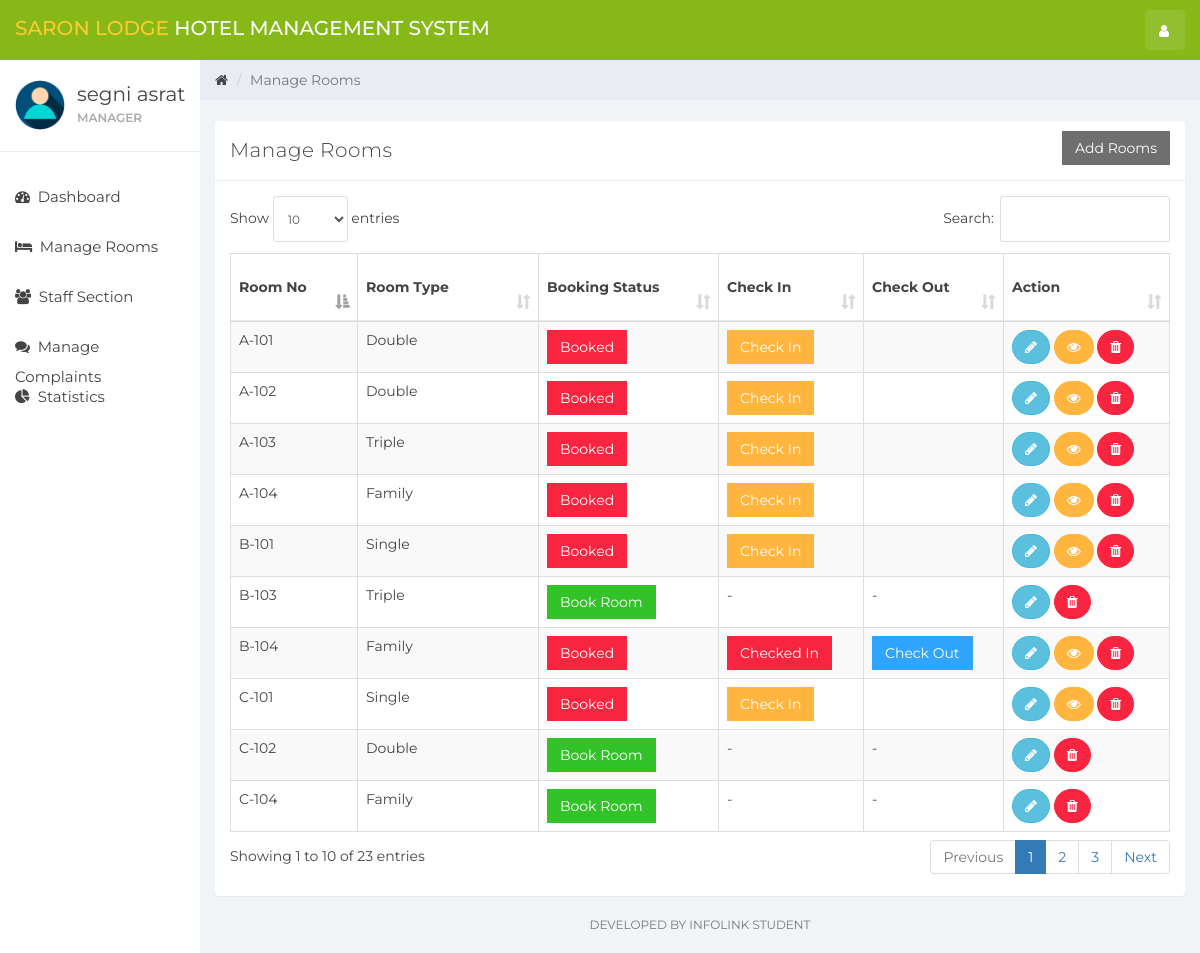
Before: / (signed in) with the older database file.
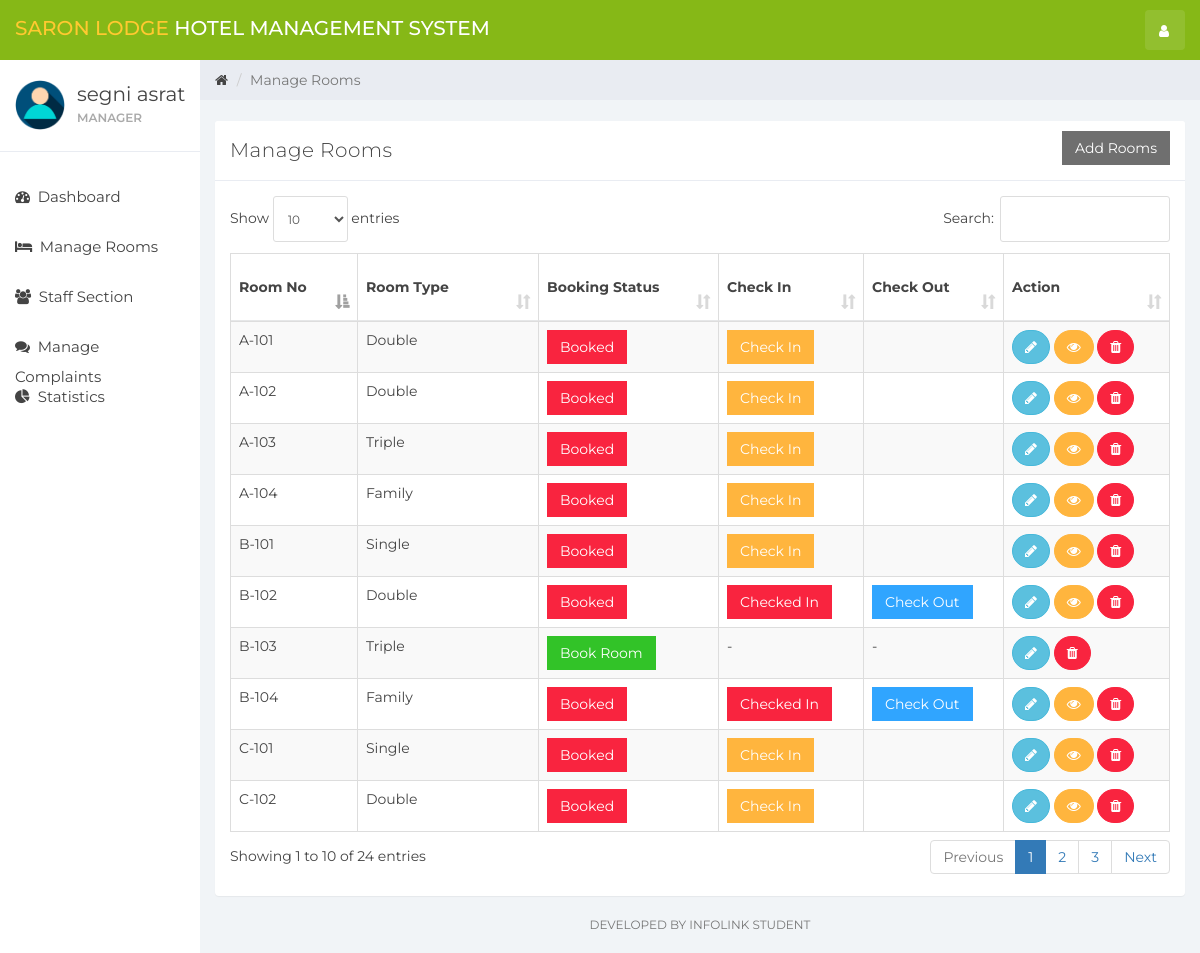
After: the same page with the newer database file.
### tables this page shows
CREATE TABLE `user` (
  `id` int(11) NOT NULL,
  `name` varchar(100) NOT NULL,
  `username` varchar(15) NOT NULL,
  `email` varchar(100) NOT NULL,
  `password` varchar(255) NOT NULL,
  `role_id` int(11) NOT NULL DEFAULT 1,
  `created_at` timestamp NOT NULL DEFAULT current_timestamp()
);

CREATE TABLE `room` (
  `room_id` int(10) NOT NULL,
  `room_type_id` int(10) NOT NULL,
  `room_no` varchar(10) NOT NULL,
  `status` tinyint(1) DEFAULT NULL,
  `check_in_status` tinyint(1) NOT NULL,
  `check_out_status` tinyint(1) NOT NULL,
  `deleteStatus` tinyint(1) DEFAULT 0
);

CREATE TABLE `room_type` (
  `room_type_id` int(10) NOT NULL,
  `room_type` varchar(100) NOT NULL,
  `price` int(10) NOT NULL,
  `max_person` int(10) NOT NULL
);

### room_mang.php (the view, shortened to what this page needs)
<div class="col-sm-9 col-sm-offset-3 col-lg-10 col-lg-offset-2 main">
    <div class="row">
        <ol class="breadcrumb">
            <li><a href="#">
                    <em class="fa fa-home"></em>
                </a></li>
            <li class="active">Manage Rooms</li>
        </ol>
    </div>
    <br>
    <div class="row">
        <div class="col-lg-12">
        </div>
    </div>
    <div class="row">
        <div class="col-lg-12">
            <div class="panel panel-default">
                <div class="panel-heading">Manage Rooms
                <?php
if ($_SESSION['role_name'] == 'Manager') {
    echo '<button class="btn btn-secondary pull-right" style="border-radius:0%" data-toggle="modal" data-target="#addRoom">Add Rooms</button>';
}
?>
                </div>
                <div class="panel-body">
                    <table class="table table-striped table-bordered table-responsive" cellspacing="0" width="100%"
                           id="rooms">
                        <thead>
                        <tr>
                            <th>Room No</th>
                            <th>Room Type</th>
                            <th>Booking Status</th>
                            <th>Check In</th>
                            <th>Check Out</th>
                            <th>Action</th>
                        </tr>
                        </thead>
                        <tbody>
                        <?php
                        $room_query = "SELECT * FROM room NATURAL JOIN room_type WHERE deleteStatus = 0";
                        $rooms_result = mysqli_query($connection, $room_query);
                        if (mysqli_num_rows($rooms_result) > 0) {
                            while ($rooms = mysqli_fetch_assoc($rooms_result)) { ?>
                                <tr>
                                    <td><?php echo $rooms['room_no'] ?></td>
                                    <td><?php echo $rooms['room_type'] ?></td>
                                    <td>
                                        <?php
                                        if ($rooms['status'] == 0) {
                                            echo '<a href="index.php?reservation&room_id=' . $rooms['room_id'] . '&room_type_id=' . $rooms['room_type_id'] . '" class="btn btn-success" style="border-radius:0%">Book Room</a>';
                                        } else {
                                            echo '<a href="#" class="btn btn-danger" style="border-radius:0%">Booked</a>';
                                        }
                                        ?>
                                    <td>
                                        <?php
                                        if ($rooms['status'] == 1 && $rooms['check_in_status'] == 0) {
                                            echo '<button class="btn btn-warning" id="checkInRoom"  data-id="' . $rooms['room_id'] . '" data-toggle="modal" style="border-radius:0%" data-target="#checkIn">Check In</button>';
                                        } elseif ($rooms['status'] == 0) {
                                            echo '-';
                                        } else {
                                            echo '<a href="#" class="btn btn-danger" style="border-radius:0%">Checked In</a>';
                                        }
                                        ?>
                                    </td>
                                    <td>
                                        <?php
                                        if ($rooms['status'] == 1 && $rooms['check_in_status'] == 1) {
                                            echo '<button class="btn btn-primary" style="border-radius:0%" id="checkOutRoom" data-id="' . $rooms['room_id'] . '">Check Out</button>';
                                        } elseif ($rooms['status'] == 0) {
                                            echo '-';
                                        }
                                        ?>
                                    </td>
                                    <td>
                                        <button title="Edit Room Information" style="border-radius:60px;" data-toggle="modal"
                                                data-target="#editRoom" data-id="<?php echo $rooms['room_id']; ?>"
                                                id="roomEdit" class="btn btn-info"><i class="fa fa-pencil"></i></button>
                                        <?php
                                        if ($rooms['status'] == 1) {
                                            echo '<button title="Customer Information" data-toggle="modal" data-target="#cutomerDetailsModal" data-id="' . $rooms['room_id'] . '" id="cutomerDetails" class="btn btn-warning" style="border-radius:60px;"><i class="fa fa-eye"></i></button>';
                                        }
                                        ?>
                                        <a href="ajax.php?delete_room=<?php echo $rooms['room_id']; ?>"
                                           class="btn btn-danger" style="border-radius:60px;" onclick="return confirm('Are you Sure?')"><i
                                                    class="fa fa-trash" alt="delete"></i></a>
                                    </td>
                                </tr>
                            <?php }
                        } else {
                            echo "No Rooms";
                        }
                        ?>
                        </tbody>
                    </table>
                </div>
            </div>
        </div>
    </div>
    <div class="row">
        <div class="col-sm-12">
        <p class="back-link">Developed By
            InfoLink  student
        </p>
        </div>
    </div>
</div>

### header.php (shortened to what this page needs)
<!DOCTYPE html>
<html>
<head>
    <link href="css/bootstrap.min.css" rel="stylesheet">
    <link href="css/font-awesome.min.css" rel="stylesheet">
    <link href="css/datepicker3.css" rel="stylesheet">
    <link href="css/dataTables.bootstrap.min.css" rel="stylesheet">
    <link href="css/styles.css" rel="stylesheet">
</head>
<body>
<nav class="navbar navbar-custom navbar-fixed-top" style="background-color: #86B817;" role="navigation">
    <div class="container-fluid">
        <div class="navbar-header">
                <a class="navbar-brand"  href="index.php?dashboard">
    <span>Saron Lodge </span> Hotel Management System
</a>
            <ul class="nav navbar-top-links navbar-right">
                <li class="dropdown"><a class="dropdown-toggle count-info" data-toggle="dropdown" href="#">
                        <em class="fa fa-user"></em>
                    </a>
                </li>
            </ul>
        </div>
    </div>
</nav>

### sidebar.php (shortened to what this page needs)
<head>
</head>
<div id="sidebar-collapse" class="col-sm-3 col-lg-2 sidebar">
    <div class="profile-sidebar">
        <div class="profile-userpic">
            <img src="img/user.png" class="img-responsive" alt="">
        </div>
        <div class="profile-usertitle">
            <div class="profile-usertitle-name"><?php echo $user['name']; ?></div>
            <div class="profile-usertitle-status"><?php echo $_SESSION['role_name']; ?></div>
        </div>
    </div>
    <ul class="nav menu">
        <?php
        if (isset($_GET['dashboard'])) { ?>
            <li class="active">
                <a href="index.php?dashboard"><em class="fa fa-dashboard">&nbsp;</em>
                    Dashboard
                </a>
            </li>
        <?php } else { ?>
            <li>
                <a href="index.php?dashboard"><em class="fa fa-dashboard">&nbsp;</em>
                    Dashboard
                </a>
            </li>
        <?php }
            if (isset($_GET['reservation'])) { ?>
            <?php }
        if (isset($_GET['room_mang'])) { ?>
            <li class="active">
                <a href="index.php?room_mang"><em class="fa fa-bed">&nbsp;</em>
                    Manage Rooms
                </a>
            </li>
        <?php } else { ?>
            <li>
                <a href="index.php?room_mang"><em class="fa fa-bed">&nbsp;</em>
                    Manage Rooms
                </a>
            </li>
        <?php }
        if ($_SESSION['role_name'] === 'Manager') {
            if (isset($_GET['staff_mang'])) { ?>
                <li class="active">
                    <a href="index.php?staff_mang"><em class="fa fa-users">&nbsp;</em>
                        Staff Section
                    </a>
                </li>
            <?php } else { ?>
                <li>
                    <a href="index.php?staff_mang"><em class="fa fa-users">&nbsp;</em>
                        Staff Section
                    </a>
                </li>
            <?php }
        }
            if (isset($_GET['check_payement'])) { ?>
            <?php }
        if (isset($_GET['complain'])) { ?>
            <li class="active">
                <a href="index.php?complain"><em class="fa fa-comments">&nbsp;</em>
                    Manage Complaints
                </a>
            </li>
        <?php } else { ?>
            <li>
                <a href="index.php?complain"><em class="fa fa-comments">&nbsp;</em>
                    Manage Complaints
                </a>
            </li>
        <?php }
        if (isset($_GET['statistics'])) { ?>
            <li class="active">
                <a href="index.php?statistics"><em class="fa fa-pie-chart">&nbsp;</em>
                    Statistics
                </a>
            </li>
        <?php } else { ?>
            <li>
                <a href="index.php?statistics"><em class="fa fa-pie-chart">&nbsp;</em>
                    Statistics
                </a>
            </li>
        <?php } ?>
    </ul>
</div>

### index.php (shortened to what this page needs)
<?php
include_once "db.php";
if (isset($_SESSION['user_id'])){
    $user_id = $_SESSION['user_id'];
    $userQuery = "SELECT * FROM user WHERE id = '$user_id'";
    $result = mysqli_query($connection, $userQuery);
    $user = mysqli_fetch_assoc($result);
}else{
    header('Location:home.php');
}
include_once "header.php";
include_once "sidebar.php";
if (isset($_GET['room_mang'])){
    include_once "room_mang.php";
}
elseif (isset($_GET['dashboard'])){
    include_once "dashboard.php";
}
elseif (isset($_GET['reservation'])){
    include_once "reservation.php";
}
elseif (isset($_GET['staff_mang'])){
    include_once "staff_mang.php";
}
elseif (isset($_GET['add_emp'])){
    include_once "add_emp.php";
}
elseif (isset($_GET['complain']) ){
    include_once "complain.php";
}
elseif (isset($_GET['statistics'])){
    include_once "statistics.php";
}
elseif (isset($_GET['emp_history'])){
    include_once "emp_history.php";
}
elseif (isset($_GET['check_payement'])){
    include_once "checkpayement.php";
}
else{
    include_once "room_mang.php";
}
include_once "footer.php";

### footer.php (shortened to what this page needs)
</body>
</html>

Changed rows visible on the page:
no longer on this page (row unchanged): room: room_no "C-104", room_type.room_type "Family"
now on this page (row edited): room: room_no "B-102", room_type.room_type "Double", status "Booked"
changed room (number 10 of 10 on the later page): status "Book Room - -" → "Booked Check In"
Other visible differences:
text written by a page script: "Show entries Search: Showing 1 to 10 of 23 entries Previous 1 2 3 Next" → "Show entries Search: Showing 1 to 10 of 24 entries Previous 1 2 3 Next"
